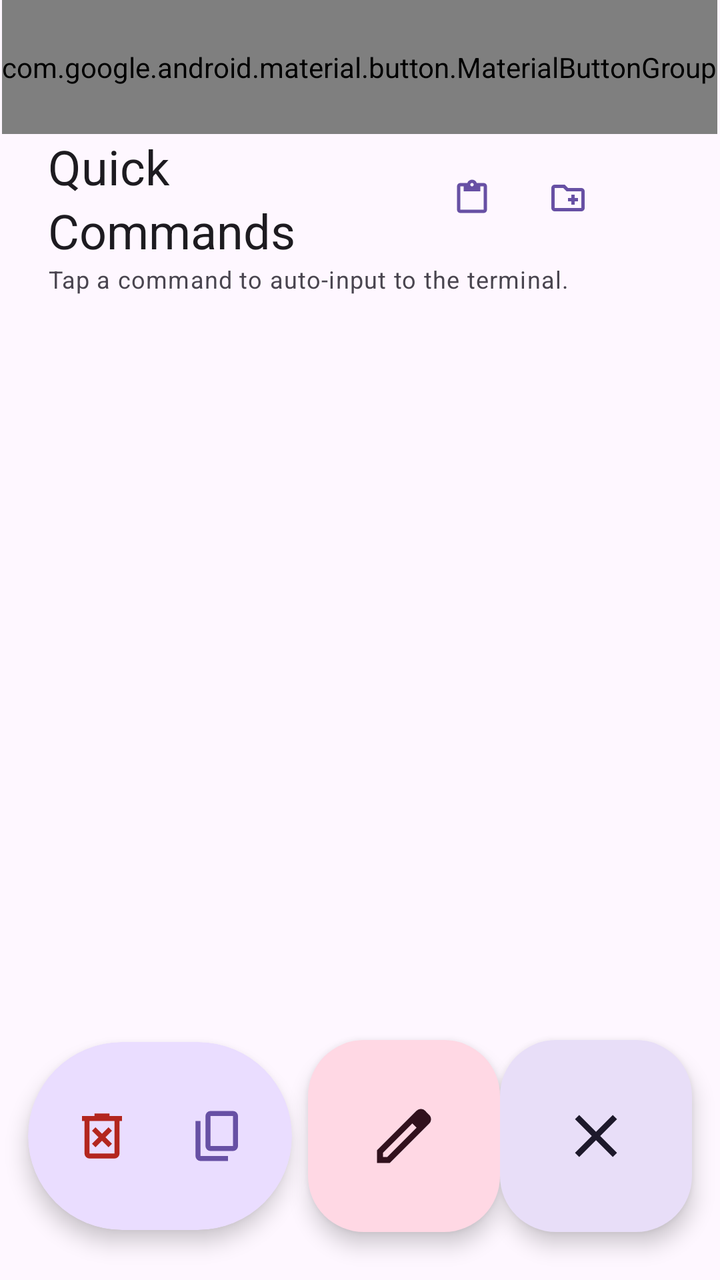
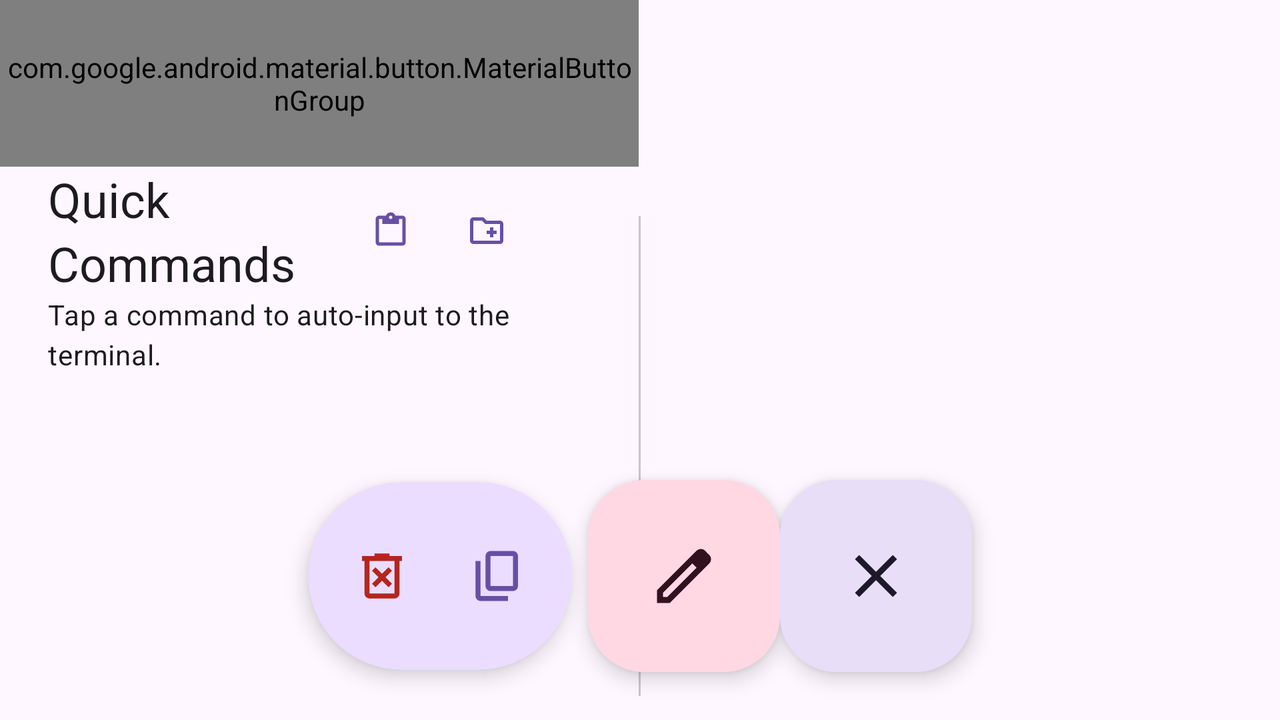

Two renders of one Android screen. The first uses the default layout on a phone; the second uses the alternative layout the repository ships for a different screen configuration, on a matching device. The two XML files are below.
<!-- AndroidManifest.xml: application theme Theme.TinyContainer -->
<!-- res/layout/tc4_fragment_quicks.xml -->
<?xml version="1.0" encoding="utf-8"?>
<FrameLayout xmlns:android="http://schemas.android.com/apk/res/android"
    android:layout_width="match_parent"
    android:layout_height="match_parent"
    xmlns:app="http://schemas.android.com/apk/res-auto">
    <LinearLayout
        android:layout_width="match_parent"
        android:layout_height="match_parent"
        android:orientation="vertical">
        <com.google.android.material.button.MaterialButtonGroup
            android:id="@+id/buttonGroup"
            style="@style/Widget.Material3.MaterialButtonGroup.Connected"
            android:layout_width="wrap_content"
            android:layout_height="wrap_content"
            android:layout_gravity="center"
            android:paddingVertical="24dp"
            app:singleSelection="true">
            <Button
                style="?attr/materialButtonTonalStyle"
                android:id="@+id/commands"
                android:layout_width="wrap_content"
                android:layout_height="wrap_content"
                android:height="72dp"
                android:text="@string/tc4_quick_commands_tab"
                app:icon="@drawable/electric_bolt_24dp_eaddff_fill0_wght400_grad0_opsz24" />
            <Button
                style="?attr/materialButtonTonalStyle"
                android:id="@+id/options"
                android:layout_width="wrap_content"
                android:layout_height="wrap_content"
                android:height="72dp"
                android:text="@string/tc4_quick_options_tab"
                app:icon="@drawable/instant_mix_24dp_eaddff_fill0_wght400_grad0_opsz24" />
        </com.google.android.material.button.MaterialButtonGroup>
        <HorizontalScrollView
            android:id="@+id/breadcrumb"
            android:layout_width="match_parent"
            android:layout_height="wrap_content"
            android:paddingHorizontal="24dp"
            android:scrollbars="horizontal">
            <com.google.android.material.chip.ChipGroup
                android:id="@+id/chipGroup"
                android:layout_width="wrap_content"
                android:layout_height="wrap_content"
                app:chipSpacing="4dp"
                app:singleLine="true" />
        </HorizontalScrollView>

        <LinearLayout
            android:layout_width="match_parent"
            android:layout_height="wrap_content"
            android:paddingHorizontal="24dp"
            android:gravity="center"
            android:orientation="horizontal">
            <TextView
                android:id="@+id/name"
                android:layout_width="0dp"
                android:layout_height="wrap_content"
                android:layout_weight="1"
                android:text="@string/tc4_quick_commands_tab"
                android:textAppearance="?attr/textAppearanceHeadlineSmall"/>
            <LinearLayout
                android:layout_width="wrap_content"
                android:layout_height="wrap_content"
                android:orientation="horizontal">
                <Button
                    android:id="@+id/import_from_clipboard"
                    style="?attr/materialIconButtonStyle"
                    android:layout_width="wrap_content"
                    android:layout_height="wrap_content"
                    android:tooltipText="@string/tc4_quicks_cd_paste"
                    app:icon="@drawable/content_paste_24dp_eaddff_fill0_wght400_grad0_opsz24" />
                <Button
                    android:id="@+id/add_folder"
                    style="?attr/materialIconButtonStyle"
                    android:layout_width="wrap_content"
                    android:layout_height="wrap_content"
                    android:tooltipText="@string/tc4_quicks_cd_add_folder"
                    app:icon="@drawable/create_new_folder_24dp_eaddff_fill0_wght400_grad0_opsz24" />
                <Button
                    android:id="@+id/add"
                    style="?attr/materialIconButtonStyle"
                    android:layout_width="wrap_content"
                    android:layout_height="wrap_content"
                    android:tooltipText="@string/tc4_quicks_cd_add"
                    app:icon="@drawable/add_24dp_1f1f1f_fill0_wght400_grad0_opsz24" />
            </LinearLayout>
        </LinearLayout>
        <TextView
            android:id="@+id/description"
            android:layout_width="match_parent"
            android:layout_height="wrap_content"
            android:paddingHorizontal="24dp"
            android:paddingBottom="8dp"
            android:autoLink="web"
            android:linksClickable="true"
            android:text="@string/tc4_quick_commands_default_desc"
            android:textAppearance="?attr/textAppearanceBodySmall"/>
        <TextView
            android:id="@+id/empty_hint"
            android:layout_width="match_parent"
            android:layout_height="0dp"
            android:layout_weight="1"
            android:gravity="center"
            android:padding="32dp"
            android:textAppearance="?attr/textAppearanceBodyLarge"
            android:visibility="gone" />

        <androidx.recyclerview.widget.RecyclerView
            android:id="@+id/recycler_view"
            android:layout_width="match_parent"
            android:layout_height="0dp"
            android:layout_weight="1"
            android:clipToPadding="false"
            android:paddingHorizontal="12dp"
            android:paddingBottom="8dp" />
    </LinearLayout>

    <LinearLayout
        android:id="@+id/toolbar"
        android:layout_width="match_parent"
        android:layout_height="wrap_content"
        android:layout_gravity="bottom"
        android:gravity="center"
        android:orientation="horizontal">
        <com.google.android.material.card.MaterialCardView
            android:layout_width="wrap_content"
            android:layout_height="wrap_content"
            android:layout_marginEnd="8dp"
            android:layout_marginVertical="24dp"
            android:layout_gravity="center"
            app:cardCornerRadius="48dp"
            app:cardElevation="6dp"
            app:strokeWidth="0dp"
            app:cardBackgroundColor="?attr/colorPrimaryContainer">

            <LinearLayout
                android:layout_width="wrap_content"
                android:layout_height="wrap_content"
                android:orientation="horizontal"
                android:paddingHorizontal="8dp"
                android:paddingVertical="18dp"
                android:gravity="center">

                <Button
                    android:id="@+id/delete"
                    style="?attr/materialIconButtonStyle"
                    android:layout_width="wrap_content"
                    android:layout_height="wrap_content"
                    android:layout_margin="0dp"
                    android:tooltipText="@string/tc4_quicks_cd_delete"
                    app:icon="@drawable/delete_forever_24dp_1f1f1f_fill0_wght400_grad0_opsz24"
                    app:iconSize="30dp"
                    app:iconTint="?attr/colorError" />

                <Button
                    android:id="@+id/copy"
                    style="?attr/materialIconButtonStyle"
                    android:layout_width="wrap_content"
                    android:layout_height="wrap_content"
                    android:layout_margin="0dp"
                    android:tooltipText="@string/tc4_quicks_cd_copy"
                    app:icon="@drawable/content_copy_24dp_eaddff_fill0_wght400_grad0_opsz24"
                    app:iconSize="30dp" />
            </LinearLayout>
        </com.google.android.material.card.MaterialCardView>
        <com.google.android.material.floatingactionbutton.FloatingActionButton
            style="?attr/floatingActionButtonLargeTertiaryStyle"
            android:id="@+id/edit"
            android:layout_width="wrap_content"
            android:layout_height="wrap_content"
            android:contentDescription="@string/tc4_quicks_cd_edit"
            android:layout_marginVertical="24dp"
            app:srcCompat="@drawable/edit_24dp_eaddff_fill0_wght400_grad0_opsz24"/>
        <com.google.android.material.floatingactionbutton.FloatingActionButton
            style="?attr/floatingActionButtonLargeSecondaryStyle"
            android:id="@+id/close"
            android:layout_width="wrap_content"
            android:layout_height="wrap_content"
            android:contentDescription="@string/tc4_quicks_cd_close"
            android:layout_marginVertical="24dp"
            app:srcCompat="@drawable/close_24dp_eaddff_fill0_wght400_grad0_opsz24"/>
    </LinearLayout>
</FrameLayout>
<!-- resources referenced by this layout -->
<resources>
  <!-- drawable close_24dp_eaddff_fill0_wght400_grad0_opsz24 (drawable) -->
  <vector xmlns:android="http://schemas.android.com/apk/res/android"
      android:width="24dp"
      android:height="24dp"
      android:viewportWidth="960"
      android:viewportHeight="960">
    <path
        android:pathData="m256,760 l-56,-56 224,-224 -224,-224 56,-56 224,224 224,-224 56,56 -224,224 224,224 -56,56 -224,-224 -224,224Z"
        android:fillColor="#EADDFF"/>
  </vector>
  <!-- drawable content_copy_24dp_eaddff_fill0_wght400_grad0_opsz24 (drawable) -->
  <vector xmlns:android="http://schemas.android.com/apk/res/android"
      android:width="24dp"
      android:height="24dp"
      android:viewportWidth="960"
      android:viewportHeight="960">
    <path
        android:pathData="M360,720q-33,0 -56.5,-23.5T280,640v-480q0,-33 23.5,-56.5T360,80h360q33,0 56.5,23.5T800,160v480q0,33 -23.5,56.5T720,720L360,720ZM360,640h360v-480L360,160v480ZM200,880q-33,0 -56.5,-23.5T120,800v-560h80v560h440v80L200,880ZM360,640v-480,480Z"
        android:fillColor="#EADDFF"/>
  </vector>
  <!-- drawable edit_24dp_eaddff_fill0_wght400_grad0_opsz24 (drawable) -->
  <vector xmlns:android="http://schemas.android.com/apk/res/android"
      android:width="24dp"
      android:height="24dp"
      android:viewportWidth="960"
      android:viewportHeight="960">
    <path
        android:pathData="M200,760h57l391,-391 -57,-57 -391,391v57ZM120,840v-170l528,-527q12,-11 26.5,-17t30.5,-6q16,0 31,6t26,18l55,56q12,11 17.5,26t5.5,30q0,16 -5.5,30.5T817,313L290,840L120,840ZM760,256 L704,200 760,256ZM619,341 L591,312 648,369 619,341Z"
        android:fillColor="#EADDFF"/>
  </vector>
  <!-- drawable electric_bolt_24dp_eaddff_fill0_wght400_grad0_opsz24 (drawable) -->
  <vector xmlns:android="http://schemas.android.com/apk/res/android"
      android:width="24dp"
      android:height="24dp"
      android:viewportWidth="960"
      android:viewportHeight="960">
    <path
        android:pathData="m280,880 l160,-300 -320,-40 480,-460h80L520,380l320,40L360,880h-80ZM502,633 L663,479 394,445 457,328 297,482 565,515 502,633ZM480,480Z"
        android:fillColor="#EADDFF"/>
  </vector>
  <!-- drawable instant_mix_24dp_eaddff_fill0_wght400_grad0_opsz24 (drawable) -->
  <vector xmlns:android="http://schemas.android.com/apk/res/android"
      android:width="24dp"
      android:height="24dp"
      android:viewportWidth="960"
      android:viewportHeight="960">
    <path
        android:pathData="M200,800v-280h-80v-80h240v80h-80v280h-80ZM200,360v-200h80v200h-80ZM360,360v-80h80v-120h80v120h80v80L360,360ZM440,800v-360h80v360h-80ZM680,800v-120h-80v-80h240v80h-80v120h-80ZM680,520v-360h80v360h-80Z"
        android:fillColor="#EADDFF"/>
  </vector>
  <string name="tc4_quick_commands_default_desc">Tap a command to auto-input to the terminal.</string>
  <string name="tc4_quick_commands_tab">Quick Commands</string>
  <string name="tc4_quick_options_tab">Options</string>
  <string name="tc4_quicks_cd_add">Add</string>
  <string name="tc4_quicks_cd_add_folder">Add Folder</string>
  <string name="tc4_quicks_cd_close">Close</string>
  <string name="tc4_quicks_cd_copy">Copy</string>
  <string name="tc4_quicks_cd_delete">Delete</string>
  <string name="tc4_quicks_cd_edit">Edit</string>
  <string name="tc4_quicks_cd_paste">Paste</string>
  <style name="Theme.TinyContainer" parent="Base.Theme.TinyContainer" />
  <style name="Base.Theme.TinyContainer" parent="Theme.Material3.DayNight.NoActionBar">
          
          
      </style>
  <!-- some entries are left out for length -->
</resources>
<!-- res/layout-w600dp/tc4_fragment_quicks.xml (the repository's variant of the layout above) -->
<!-- drawn on the phone turned sideways -->
<?xml version="1.0" encoding="utf-8"?>
<FrameLayout xmlns:android="http://schemas.android.com/apk/res/android"
    android:layout_width="match_parent"
    android:layout_height="match_parent"
    xmlns:app="http://schemas.android.com/apk/res-auto">
    <LinearLayout
        android:layout_width="match_parent"
        android:layout_height="match_parent"
        android:orientation="horizontal">
        <LinearLayout
            android:layout_width="0dp"
            android:layout_height="match_parent"
            android:layout_weight="1"
            android:orientation="vertical">

            <com.google.android.material.button.MaterialButtonGroup
                android:id="@+id/buttonGroup"
                style="@style/Widget.Material3.MaterialButtonGroup.Connected"
                android:layout_width="wrap_content"
                android:layout_height="wrap_content"
                android:layout_gravity="center"
                android:paddingVertical="24dp"
                app:singleSelection="true">
                <Button
                    style="?attr/materialButtonTonalStyle"
                    android:id="@+id/commands"
                    android:layout_width="wrap_content"
                    android:layout_height="wrap_content"
                    android:height="72dp"
                    android:text="@string/tc4_quick_commands_tab"
                    app:icon="@drawable/electric_bolt_24dp_eaddff_fill0_wght400_grad0_opsz24" />
                <Button
                    style="?attr/materialButtonTonalStyle"
                    android:id="@+id/options"
                    android:layout_width="wrap_content"
                    android:layout_height="wrap_content"
                    android:height="72dp"
                    android:text="@string/tc4_quick_options_tab"
                    app:icon="@drawable/instant_mix_24dp_eaddff_fill0_wght400_grad0_opsz24" />
            </com.google.android.material.button.MaterialButtonGroup>

            <LinearLayout
                android:layout_width="match_parent"
                android:layout_height="wrap_content"
                android:paddingHorizontal="24dp"
                android:gravity="center"
                android:orientation="horizontal">
                <TextView
                    android:id="@+id/name"
                    android:layout_width="0dp"
                    android:layout_height="wrap_content"
                    android:layout_weight="1"
                    android:text="@string/tc4_quick_commands_tab"
                    android:textAppearance="?attr/textAppearanceHeadlineSmall"/>
                <LinearLayout
                    android:layout_width="wrap_content"
                    android:layout_height="wrap_content"
                    android:orientation="horizontal">
                    <Button
                        android:id="@+id/import_from_clipboard"
                        style="?attr/materialIconButtonStyle"
                        android:layout_width="wrap_content"
                        android:layout_height="wrap_content"
                        android:tooltipText="@string/tc4_quicks_cd_paste"
                        app:icon="@drawable/content_paste_24dp_eaddff_fill0_wght400_grad0_opsz24" />
                    <Button
                        android:id="@+id/add_folder"
                        style="?attr/materialIconButtonStyle"
                        android:layout_width="wrap_content"
                        android:layout_height="wrap_content"
                        android:tooltipText="@string/tc4_quicks_cd_add_folder"
                        app:icon="@drawable/create_new_folder_24dp_eaddff_fill0_wght400_grad0_opsz24" />
                    <Button
                        android:id="@+id/add"
                        style="?attr/materialIconButtonStyle"
                        android:layout_width="wrap_content"
                        android:layout_height="wrap_content"
                        android:tooltipText="@string/tc4_quicks_cd_add"
                        app:icon="@drawable/add_24dp_1f1f1f_fill0_wght400_grad0_opsz24" />
                </LinearLayout>
            </LinearLayout>
            <ScrollView
                android:layout_width="match_parent"
                android:layout_height="match_parent">
                <TextView
                    android:id="@+id/description"
                    android:layout_width="match_parent"
                    android:layout_height="wrap_content"
                    android:paddingHorizontal="24dp"
                    android:paddingBottom="8dp"
                    android:autoLink="web"
                    android:linksClickable="true"
                    android:text="@string/tc4_quick_commands_default_desc"
                    android:textAppearance="?attr/textAppearanceBodyMedium"/>
            </ScrollView>
        </LinearLayout>
        <View
            android:layout_width="1dp"
            android:layout_height="match_parent"
            android:layout_weight="0"
            android:background="?attr/colorOutlineVariant"
            android:layout_marginTop="108dp"
            android:layout_marginBottom="12dp" />
        <LinearLayout
            android:layout_width="0dp"
            android:layout_height="match_parent"
            android:layout_weight="1"
            android:orientation="vertical"
            android:paddingTop="48dp">

            <HorizontalScrollView
                android:id="@+id/breadcrumb"
                android:layout_width="match_parent"
                android:layout_height="wrap_content"
                android:paddingHorizontal="24dp"
                android:scrollbars="horizontal">
                <com.google.android.material.chip.ChipGroup
                    android:id="@+id/chipGroup"
                    android:layout_width="wrap_content"
                    android:layout_height="wrap_content"
                    app:chipSpacing="4dp"
                    app:singleLine="true" />
            </HorizontalScrollView>
            <TextView
                android:id="@+id/empty_hint"
                android:layout_width="match_parent"
                android:layout_height="0dp"
                android:layout_weight="1"
                android:gravity="center"
                android:padding="32dp"
                android:textAppearance="?attr/textAppearanceBodyLarge"
                android:visibility="gone" />

            <androidx.recyclerview.widget.RecyclerView
                android:id="@+id/recycler_view"
                android:layout_width="match_parent"
                android:layout_height="0dp"
                android:layout_weight="1"
                android:clipToPadding="false"
                android:paddingHorizontal="12dp"
                android:paddingBottom="8dp" />
        </LinearLayout>
    </LinearLayout>

    <LinearLayout
        android:id="@+id/toolbar"
        android:layout_width="match_parent"
        android:layout_height="wrap_content"
        android:layout_gravity="bottom"
        android:gravity="center"
        android:orientation="horizontal">
        <com.google.android.material.card.MaterialCardView
            android:layout_width="wrap_content"
            android:layout_height="wrap_content"
            android:layout_marginEnd="8dp"
            android:layout_marginVertical="24dp"
            android:layout_gravity="center"
            app:cardCornerRadius="48dp"
            app:cardElevation="6dp"
            app:strokeWidth="0dp"
            app:cardBackgroundColor="?attr/colorPrimaryContainer">

            <LinearLayout
                android:layout_width="wrap_content"
                android:layout_height="wrap_content"
                android:orientation="horizontal"
                android:paddingHorizontal="8dp"
                android:paddingVertical="18dp"
                android:gravity="center">

                <Button
                    android:id="@+id/delete"
                    style="?attr/materialIconButtonStyle"
                    android:layout_width="wrap_content"
                    android:layout_height="wrap_content"
                    android:layout_margin="0dp"
                    android:tooltipText="@string/tc4_quicks_cd_delete"
                    app:icon="@drawable/delete_forever_24dp_1f1f1f_fill0_wght400_grad0_opsz24"
                    app:iconSize="30dp"
                    app:iconTint="?attr/colorError" />

                <Button
                    android:id="@+id/copy"
                    style="?attr/materialIconButtonStyle"
                    android:layout_width="wrap_content"
                    android:layout_height="wrap_content"
                    android:layout_margin="0dp"
                    android:tooltipText="@string/tc4_quicks_cd_copy"
                    app:icon="@drawable/content_copy_24dp_eaddff_fill0_wght400_grad0_opsz24"
                    app:iconSize="30dp" />
            </LinearLayout>
        </com.google.android.material.card.MaterialCardView>
        <com.google.android.material.floatingactionbutton.FloatingActionButton
            style="?attr/floatingActionButtonLargeTertiaryStyle"
            android:id="@+id/edit"
            android:layout_width="wrap_content"
            android:layout_height="wrap_content"
            android:contentDescription="@string/tc4_quicks_cd_edit"
            android:layout_marginVertical="24dp"
            app:srcCompat="@drawable/edit_24dp_eaddff_fill0_wght400_grad0_opsz24"/>
        <com.google.android.material.floatingactionbutton.FloatingActionButton
            style="?attr/floatingActionButtonLargeSecondaryStyle"
            android:id="@+id/close"
            android:layout_width="wrap_content"
            android:layout_height="wrap_content"
            android:contentDescription="@string/tc4_quicks_cd_close"
            android:layout_marginVertical="24dp"
            app:srcCompat="@drawable/close_24dp_eaddff_fill0_wght400_grad0_opsz24"/>
    </LinearLayout>
</FrameLayout>
